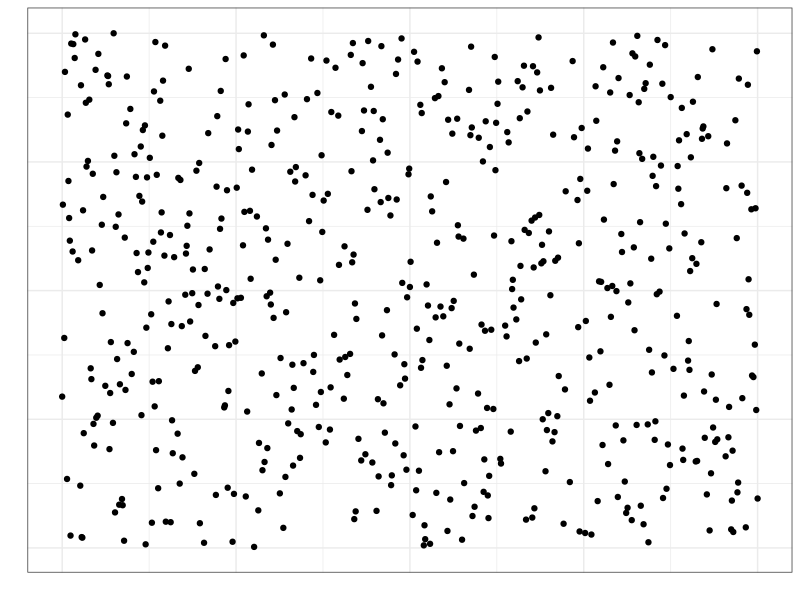
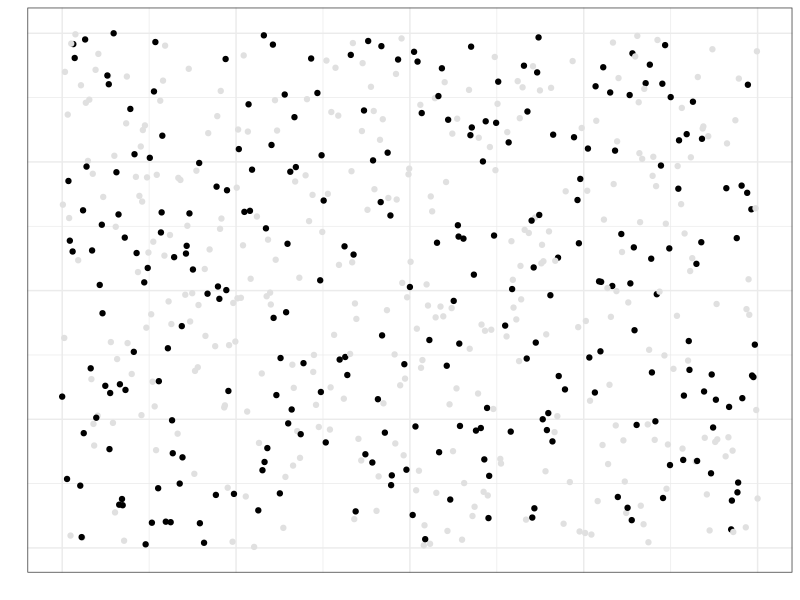
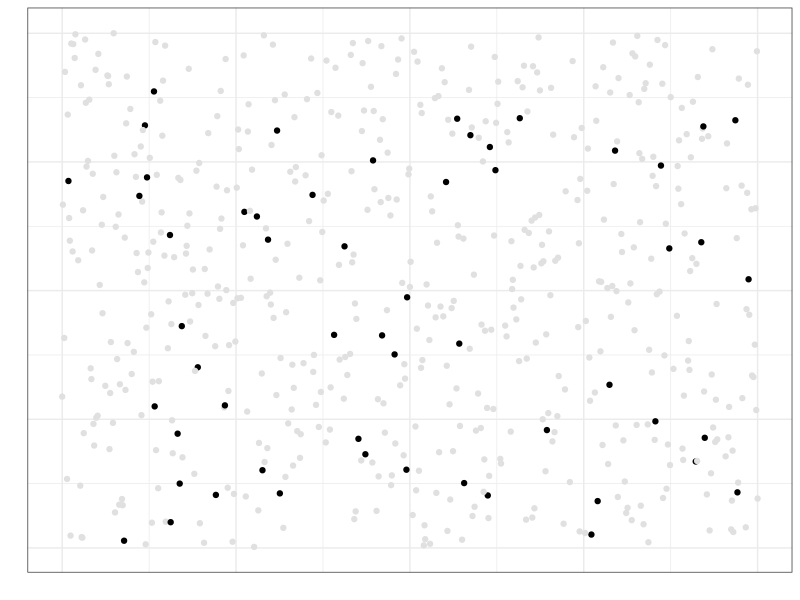
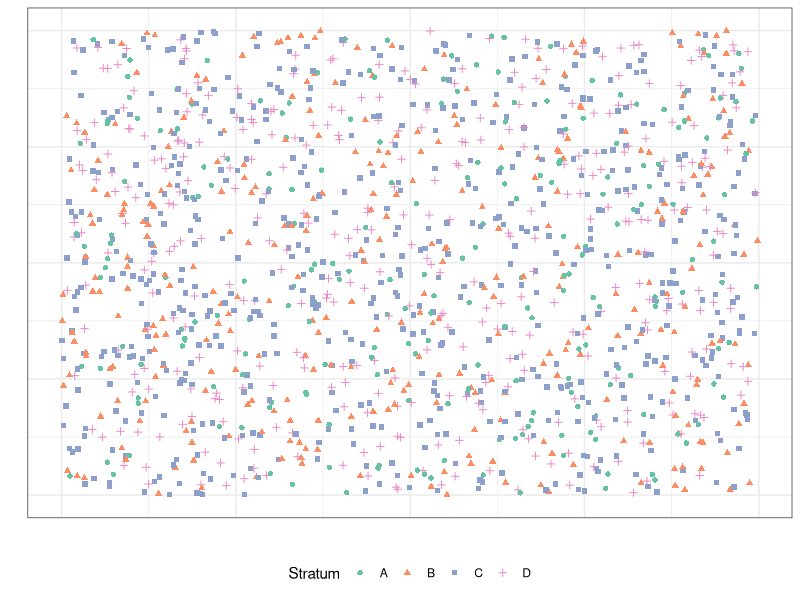
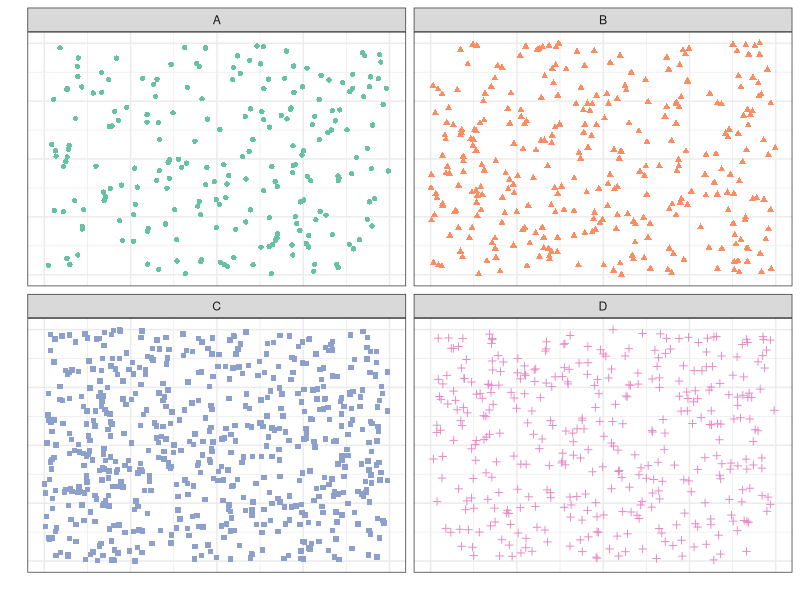
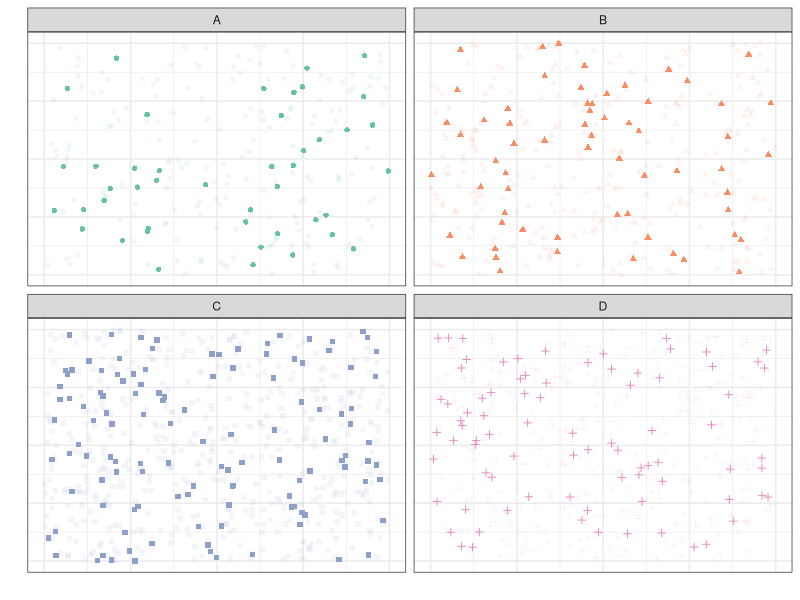
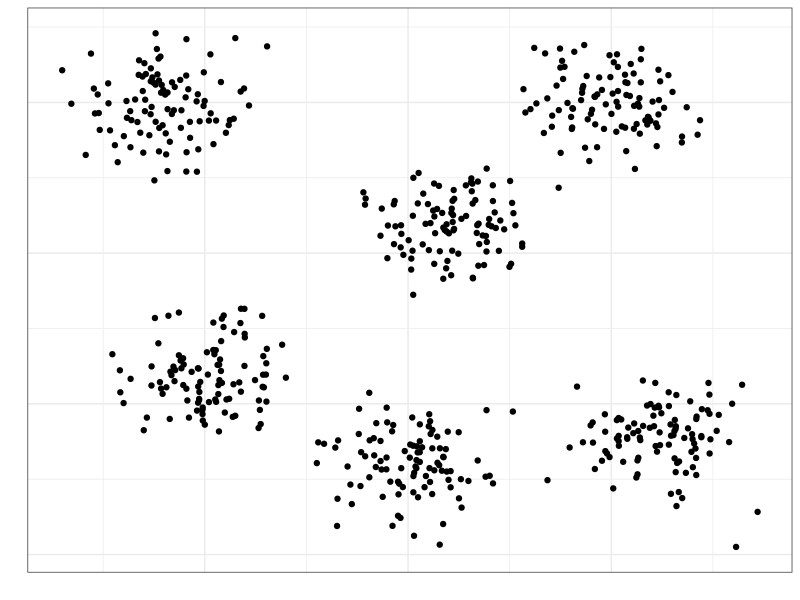
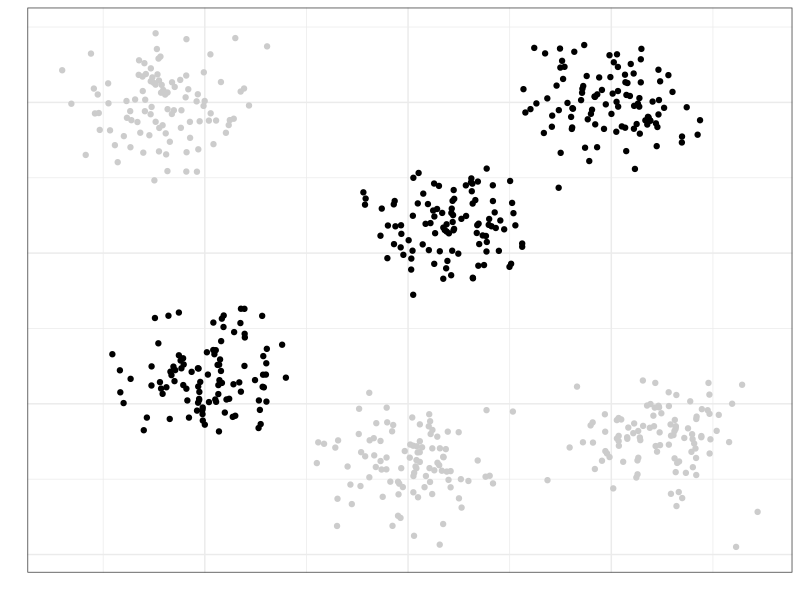

Reproduce these figures in R, in order.
## ---- chunk 1
knitr::opts_chunk$set(echo = FALSE, eval = TRUE, warning = FALSE, message = FALSE, error = FALSE)
## ---- chunk 2
library(tidyverse)
theme_set(theme_bw())
## ---- chunk 3
n_pop <- 600
set.seed(300)
tibble(x = sample(0:1000, n_pop),
  y = sample(0:1000, n_pop),
  little_sample = sample(c(TRUE, FALSE), n_pop, prob = c(1, 9), replace = TRUE),
  # medium_sample = sample(c(TRUE, FALSE), n_pop, prob = c(2, 8), replace = TRUE),
  big_sample = sample(c(TRUE, FALSE), n_pop, prob = c(4, 6), replace = TRUE)) -> data_simple_random_sample
## ---- chunk 4
data_simple_random_sample %>% 
  ggplot(aes(x, y)) +
  geom_point() +
  guides(x = "none",
  y = "none") +
  labs(x = "", y = "")
## ---- chunk 5
data_simple_random_sample %>% 
  ggplot(aes(x, y, color = big_sample)) +
  geom_point() +
  scale_color_manual(values = c(`TRUE` = "#000000", `FALSE` = "#E0E0E0")) +
  guides(x = "none",
  y = "none",
  color = "none") +
  labs(x = "", y = "")
## ---- chunk 6
data_simple_random_sample %>% 
  ggplot(aes(x, y, color = little_sample)) +
  geom_point() +
  scale_color_manual(values = c(`TRUE` = "#000000", `FALSE` = "#E0E0E0")) +
  guides(x = "none",
  y = "none",
  color = "none") +
  labs(x = "", y = "")
## ---- chunk 7
set.seed(800)
tibble(x = runif(1500), 
       y = runif(1500), 
       strat = sample(c("A", "B", "C", "D"), 1500, 
                      replace = TRUE, prob = c(.15, .2, .4, .25)),
       smpl = sample(c(TRUE, FALSE), 1500, 
                     replace = TRUE, prob = c(.2, .8))) -> strat_pop
## ---- chunk 8
strat_pop %>% 
  ggplot(aes(x, y, 
             color = strat,
             shape = strat)) +
  geom_point() +
  guides(x = "none", y = "none") +
  scale_color_manual(values = RColorBrewer::brewer.pal(4, "Set2")) +
  labs(x = "", y = "", 
       color = "Stratum",
       shape = "Stratum") +
  theme(legend.position = "bottom")
## ---- chunk 9
strat_pop %>% 
  ggplot(aes(x, y,
             color = strat,
             shape = strat)) +
  geom_point() +
  scale_color_manual(values = RColorBrewer::brewer.pal(4, "Set2")) +
  facet_wrap(~ strat) +
  guides(x = "none", y = "none", color = "none", shape = "none") +
  labs(x = "", y = "",
       color = "Stratum",
       shape = "Stratum") +
  theme(legend.position = "bottom")
## ---- chunk 10
strat_pop %>% 
  ggplot(aes(x, y, 
             color = strat, 
             shape = strat,
             alpha = smpl)) +
  geom_point() +
  scale_color_manual(values = RColorBrewer::brewer.pal(4, "Set2")) +
  facet_wrap(~ strat) +
  guides(x = "none", y = "none", color = "none", shape = "none", alpha = "none") +
  labs(x = "", y = "",
       color = "Stratum", 
       shape = "Stratum") +
  theme(legend.position = "bottom")
## ---- chunk 11
set.seed(800)
n_cluster <- 100
tibble(
  id = 1:n_cluster,
  x1 = rnorm(n_cluster, mean = 1),
  y1 = rnorm(n_cluster, mean = 1),
  x2 = rnorm(n_cluster, mean = 5),
  y2 = rnorm(n_cluster, mean = 5),
  x3 = rnorm(n_cluster, mean = -5),
  y3 = rnorm(n_cluster, mean = -4),
  x4 = rnorm(n_cluster, mean = 6),
  y4 = rnorm(n_cluster, mean = -6),
  x5 = rnorm(n_cluster, mean = -6),
  y5 = rnorm(n_cluster, mean = 5),
  x6 = rnorm(n_cluster, mean = 0),
  y6 = rnorm(n_cluster, mean = -7)
  ) %>% 
  pivot_longer(cols = -id) %>% 
  mutate(cluster = str_extract(name, "\\d$") %>% as.numeric(),
         name = str_remove(name, "\\d$")) %>% 
  pivot_wider() %>% 
  mutate(selected_cluster = ifelse(cluster < 4, TRUE, FALSE),
         selecter_obs = ifelse(selected_cluster, 
                               sample(c(TRUE, FALSE), n_cluster, 
                                      replace = TRUE, prob = c(.3, .7)),
                               FALSE)) -> cluster_pop
## ---- chunk 12
cluster_pop %>% 
  ggplot(aes(x, y)) +
  geom_point() +
  guides(x = "none", y = "none") +
  labs(x = "", y = "")
## ---- chunk 13
cluster_pop %>% 
  ggplot(aes(x, y,
             color = selected_cluster)) +
  geom_point() +
  scale_color_manual(values = c(`TRUE` = "black",
                                `FALSE` = "gray80")) +
  guides(x = "none", y = "none", 
         color = "none") +
  labs(x = "", y = "")
## ---- chunk 14
cluster_pop %>% 
  ggplot(aes(x, y,
             color = selected_cluster,
             alpha = selecter_obs)) +
  geom_point() +
  scale_color_manual(values = c(`TRUE` = "black",
                                `FALSE` = "gray80")) +
  guides(x = "none", y = "none",
         color = "none", alpha = "none") +
  labs(x = "", y = "")
